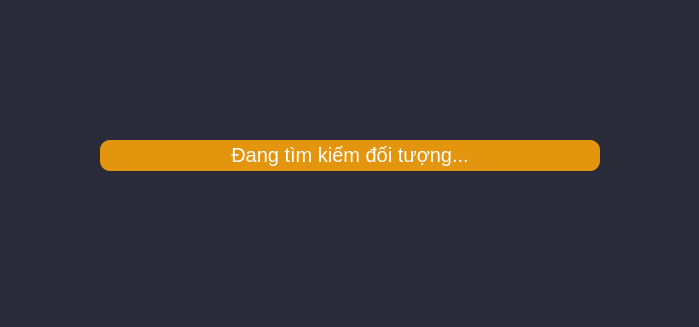
<?xml version="1.0" encoding="UTF-8"?>
<ui version="4.0">
 <class>MainWindow</class>
 <widget class="QMainWindow" name="MainWindow">
  <property name="geometry">
   <rect>
    <x>0</x>
    <y>0</y>
    <width>699</width>
    <height>327</height>
   </rect>
  </property>
  <property name="windowTitle">
   <string>MainWindow</string>
  </property>
  <property name="styleSheet">
   <string notr="true">*{background-color: rgb(41, 43, 56);}

/*PROGERSS BAR */
QProgressBar {
  
  background-color: rgb(227, 149, 13);
  color: rgb(255, 255, 255);
  border-style: none;
  border-radius: 10px;
  text-align: center;
}
QProgressBar::chunk{
  border-radius: 10px;
  background-color: qlineargradient(spread:pad, x1:0, y1:0.511364, x2:1, y2:0.523, stop:0 rgb(255,167,15), stop:1 rgb(255,200,2));
}
</string>
  </property>
  <widget class="QWidget" name="centralwidget">
   <widget class="QProgressBar" name="prgbSearch">
    <property name="geometry">
     <rect>
      <x>100</x>
      <y>140</y>
      <width>500</width>
      <height>31</height>
     </rect>
    </property>
    <property name="minimumSize">
     <size>
      <width>0</width>
      <height>0</height>
     </size>
    </property>
    <property name="maximumSize">
     <size>
      <width>16777215</width>
      <height>16777215</height>
     </size>
    </property>
    <property name="font">
     <font>
      <family>Ubuntu</family>
      <pointsize>15</pointsize>
      <weight>50</weight>
      <italic>false</italic>
      <bold>false</bold>
     </font>
    </property>
    <property name="toolTip">
     <string>ProgressBarLoading</string>
    </property>
    <property name="layoutDirection">
     <enum>Qt::LeftToRight</enum>
    </property>
    <property name="maximum">
     <number>100</number>
    </property>
    <property name="value">
     <number>0</number>
    </property>
    <property name="alignment">
     <set>Qt::AlignCenter</set>
    </property>
    <property name="textDirection">
     <enum>QProgressBar::TopToBottom</enum>
    </property>
    <property name="format">
     <string>Đang tìm kiếm đối tượng...</string>
    </property>
   </widget>
  </widget>
  <widget class="QMenuBar" name="menubar">
   <property name="geometry">
    <rect>
     <x>0</x>
     <y>0</y>
     <width>699</width>
     <height>22</height>
    </rect>
   </property>
  </widget>
  <widget class="QStatusBar" name="statusbar"/>
 </widget>
 <resources/>
 <connections/>
</ui>
